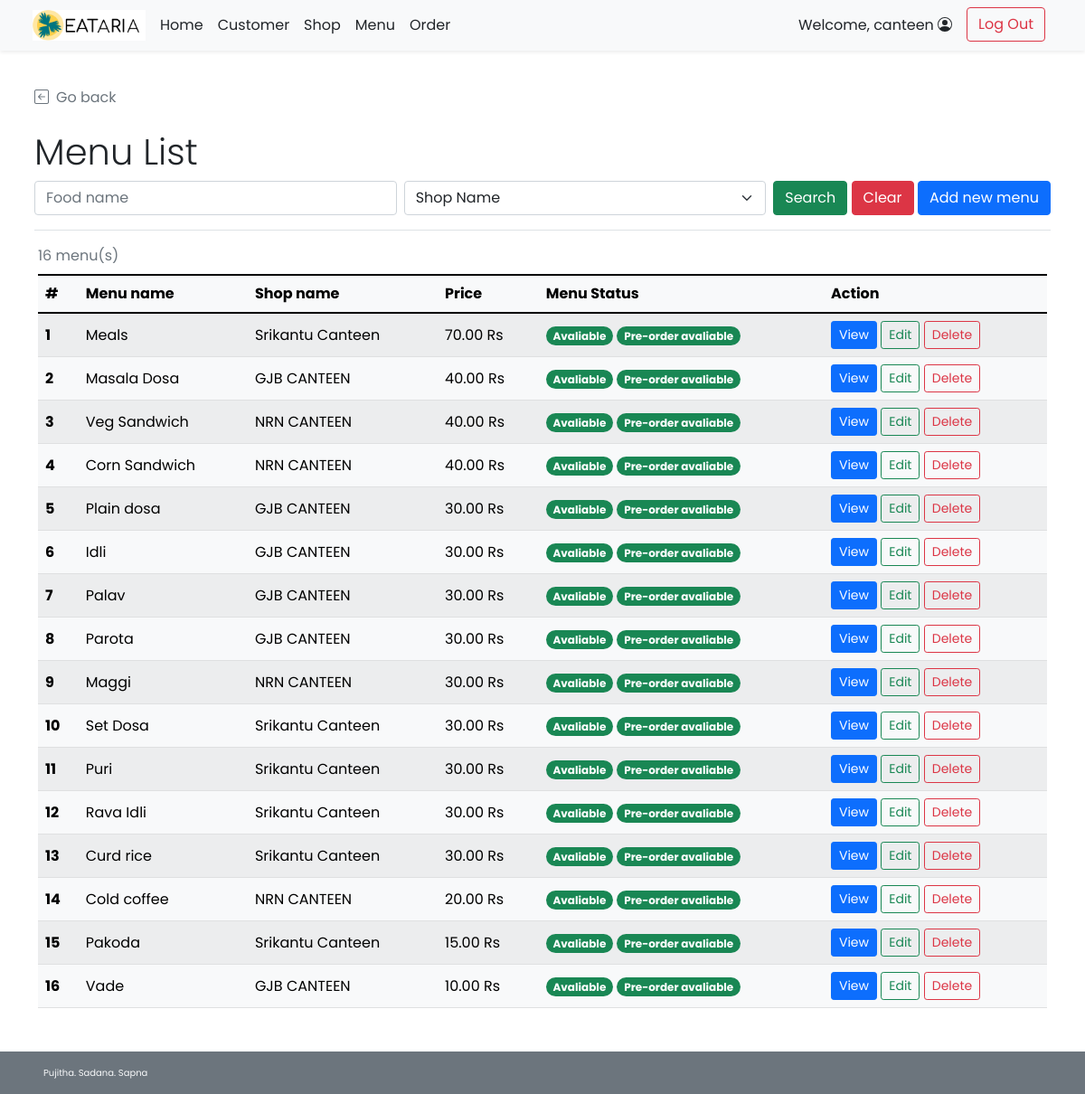
Page /admin/admin_food_list.php (signed in) on the committed database.
### tables this page shows
CREATE TABLE `food` (
  `f_id` int(11) NOT NULL,
  `s_id` int(11) NOT NULL,
  `f_name` varchar(100) NOT NULL,
  `f_price` decimal(6,2) NOT NULL,
  `f_todayavail` tinyint(4) NOT NULL DEFAULT 1 COMMENT 'Food is available to order or not\r\n',
  `f_preorderavail` tinyint(4) NOT NULL DEFAULT 1,
  `f_pic` text DEFAULT NULL
);

CREATE TABLE `shop` (
  `s_id` int(11) NOT NULL,
  `s_username` varchar(45) NOT NULL,
  `s_pwd` varchar(45) NOT NULL,
  `s_name` varchar(45) NOT NULL,
  `s_location` varchar(100) NOT NULL,
  `s_openhour` time NOT NULL,
  `s_closehour` time NOT NULL,
  `s_status` tinyint(4) NOT NULL DEFAULT 1 COMMENT 'shop ready for taking orders or not(1 for open, 0 for close)\r\n',
  `s_preorderstatus` tinyint(4) NOT NULL DEFAULT 1 COMMENT 'shop is ready for preorder or not',
  `s_email` varchar(45) NOT NULL,
  `s_phoneno` varchar(10) NOT NULL,
  `s_pic` text DEFAULT NULL
);

### admin/admin_food_list.php (the view, shortened to what this page needs)
<!DOCTYPE html>
<html lang="en" class="h-100">
<head>
    <?php
        include("../conn_db.php");
        include('../head.php');
    ?>
    <link href="../css/main.css" rel="stylesheet">
</head>
<body class="d-flex flex-column h-100">
    <?php include('nav_header_admin.php')?>
    <div class="container p-2 pb-0" id="admin-dashboard">
        <div class="mt-4 border-bottom">
            <a class="nav nav-item text-decoration-none text-muted mb-2" href="#" onclick="history.back();">
                <i class="bi bi-arrow-left-square me-2"></i>Go back
            </a>
            <h2 class="pt-3 display-6">Menu List</h2>
            <form class="form-floating mb-3" method="GET" action="admin_food_list.php">
                <div class="row g-2">
                    <div class="col">
                        <input type="text" class="form-control" id="f_name" name="f_name" placeholder="Food name"
                            <?php if(isset($_GET["search"])){?>value="<?php echo $_GET["f_name"];?>" <?php } ?>>
                    </div>
                    <div class="col">
                        <select class="form-select" id="s_id" name="s_id">
                            <option selected value="">Shop Name</option>
                        </select>
                    </div>
                    <div class="col-auto">
                        <button type="submit" name="search" value="1" class="btn btn-success">Search</button>
                        <button type="reset" class="btn btn-danger"
                            onclick="javascript: window.location='admin_food_list.php'">Clear</button>
                        <a href="admin_food_add.php" class="btn btn-primary">Add new menu</a>
                    </div>
                </div>
            </form>
        </div>
    </div>
    <div class="container pt-2" id="cust-table">
        <?php
            if(!isset($_GET["search"])){
                $search_query = "SELECT f.f_id,s.s_id,f.f_name,f.f_price,f.f_todayavail,f.f_preorderavail,s.s_name FROM food f INNER JOIN shop s ON f.s_id = s.s_id ORDER BY f.f_price DESC,f.s_id ASC;";
            }
            $search_result = $mysqli -> query($search_query);
            $search_numrow = $search_result -> num_rows;
            if($search_numrow == 0){
        ?>
        <div class="row">
            <div class="col mt-2 ms-2 p-2 bg-danger text-white rounded text-start">
                <svg xmlns="http://www.w3.org/2000/svg" width="16" height="16" fill="currentColor"
                    class="bi bi-x-circle ms-2" viewBox="0 0 16 16">
                    <path d="M8 15A7 7 0 1 1 8 1a7 7 0 0 1 0 14zm0 1A8 8 0 1 0 8 0a8 8 0 0 0 0 16z" />
                    <path
                        d="M4.646 4.646a.5.5 0 0 1 .708 0L8 7.293l2.646-2.647a.5.5 0 0 1 .708.708L8.707 8l2.647 2.646a.5.5 0 0 1-.708.708L8 8.707l-2.646 2.647a.5.5 0 0 1-.708-.708L7.293 8 4.646 5.354a.5.5 0 0 1 0-.708z" />
                </svg><span class="ms-2 mt-2">No shop found!</span>
                <a href="admin_food_list.php" class="text-white">Clear Search Result</a>
            </div>
        </div>
        <?php } else{ ?>
        <div class="table-responsive">
        <table class="table rounded-5 table-light table-striped table-hover align-middle caption-top mb-5">
            <caption><?php echo $search_numrow;?> menu(s) <?php if(isset($_GET["search"])){?><br /><a
                    Result</a><?php } ?></caption>
            <thead class="bg-light">
                <tr>
                    <th scope="col">#</th>
                    <th scope="col">Menu name</th>
                    <th scope="col">Shop name</th>
                    <th scope="col">Price</th>
                    <th scope="col">Menu Status</th>
                    <th scope="col">Action</th>
                </tr>
            </thead>
            <tbody>
                <?php $i=1; while($row = $search_result -> fetch_array()){ ?>
                <tr>
                    <th><?php echo $i++;?></th>
                    <td><?php echo $row["f_name"];?></td>
                    <td><?php echo $row["s_name"];?></td>
                    <td><?php echo $row["f_price"]." Rs";?></td>
                    <td>
                    <?php
                        if($row["f_todayavail"]==1){
                        ?>
                        <span class="badge rounded-pill bg-success">Avaliable</span>
                        <?php }else{ ?>
                        <span class="badge rounded-pill bg-danger">Unavaliable</span>
                        <?php }
                            if($row["f_preorderavail"]==1){
                        ?>
                        <span class="badge rounded-pill bg-success">Pre-order avaliable</span>
                        <?php }else{ ?>
                        <span class="badge rounded-pill bg-danger">Pre-order Unavaliable</span>
                        <?php } ?>
                    </td>
                    <td>
                        <a href="admin_food_detail.php?f_id=<?php echo $row["f_id"]?>"
                            class="btn btn-sm btn-primary">View</a>
                        <a href="admin_food_edit.php?s_id=<?php echo $row["s_id"];?>&f_id=<?php echo $row["f_id"]?>"
                            class="btn btn-sm btn-outline-success">Edit</a>
                        <a href="admin_food_delete.php?f_id=<?php echo $row["f_id"]?>"
                            class="btn btn-sm btn-outline-danger">Delete</a>
                    </td>
                </tr>
                <?php } ?>
            </tbody>
        </table>
        </div>
        <?php }
        ?>
    </div>
    <footer
    class="footer d-flex flex-wrap justify-content-between align-items-center px-5 py-3 mt-auto bg-secondary text-light">
        <span class="xsmall-font">Pujitha. Sadana. Sapna</span></span>
    </footer>
</body>
</html>

### css/main.css (style rules this page uses)
html { height: 100%; }
body { height: 100%; padding-top: 4rem; margin-bottom: -50px; font-family: 'Poppins', 'Noto Sans Thai', sans-serif; }
a { cursor: pointer; }
.bi { vertical-align: -.125em; fill: currentColor; }
.xsmall-font { font-size: x-small; }

### rows in the picture
food: f_name "Meals", s.s_name "Srikantu Canteen", f_price "70.00", f_todayavail "Avaliable", f_preorderavail "Pre-order avaliable"
food: f_name "Masala Dosa", s.s_name "GJB CANTEEN", f_price "40.00", f_todayavail "Avaliable", f_preorderavail "Pre-order avaliable"
food: f_name "Veg Sandwich", s.s_name "NRN CANTEEN", f_price "40.00", f_todayavail "Avaliable", f_preorderavail "Pre-order avaliable"
food: f_name "Corn Sandwich", s.s_name "NRN CANTEEN", f_price "40.00", f_todayavail "Avaliable", f_preorderavail "Pre-order avaliable"
food: f_name "Plain dosa", s.s_name "GJB CANTEEN", f_price "30.00", f_todayavail "Avaliable", f_preorderavail "Pre-order avaliable"
food: f_name "Idli", s.s_name "GJB CANTEEN", f_price "30.00", f_todayavail "Avaliable", f_preorderavail "Pre-order avaliable"
food: f_name "Palav", s.s_name "GJB CANTEEN", f_price "30.00", f_todayavail "Avaliable", f_preorderavail "Pre-order avaliable"
food: f_name "Parota", s.s_name "GJB CANTEEN", f_price "30.00", f_todayavail "Avaliable", f_preorderavail "Pre-order avaliable"
food: f_name "Maggi", s.s_name "NRN CANTEEN", f_price "30.00", f_todayavail "Avaliable", f_preorderavail "Pre-order avaliable"
food: f_name "Set Dosa", s.s_name "Srikantu Canteen", f_price "30.00", f_todayavail "Avaliable", f_preorderavail "Pre-order avaliable"
food: f_name "Puri", s.s_name "Srikantu Canteen", f_price "30.00", f_todayavail "Avaliable", f_preorderavail "Pre-order avaliable"
food: f_name "Rava Idli", s.s_name "Srikantu Canteen", f_price "30.00", f_todayavail "Avaliable", f_preorderavail "Pre-order avaliable"
food: f_name "Curd rice", s.s_name "Srikantu Canteen", f_price "30.00", f_todayavail "Avaliable", f_preorderavail "Pre-order avaliable"
food: f_name "Cold coffee", s.s_name "NRN CANTEEN", f_price "20.00", f_todayavail "Avaliable", f_preorderavail "Pre-order avaliable"
food: f_name "Pakoda", s.s_name "Srikantu Canteen", f_price "15.00", f_todayavail "Avaliable", f_preorderavail "Pre-order avaliable"
food: f_name "Vade", s.s_name "GJB CANTEEN", f_price "10.00", f_todayavail "Avaliable", f_preorderavail "Pre-order avaliable"

### other values in the picture
$_SESSION['firstname'] "canteen"
$search_numrow "16"
